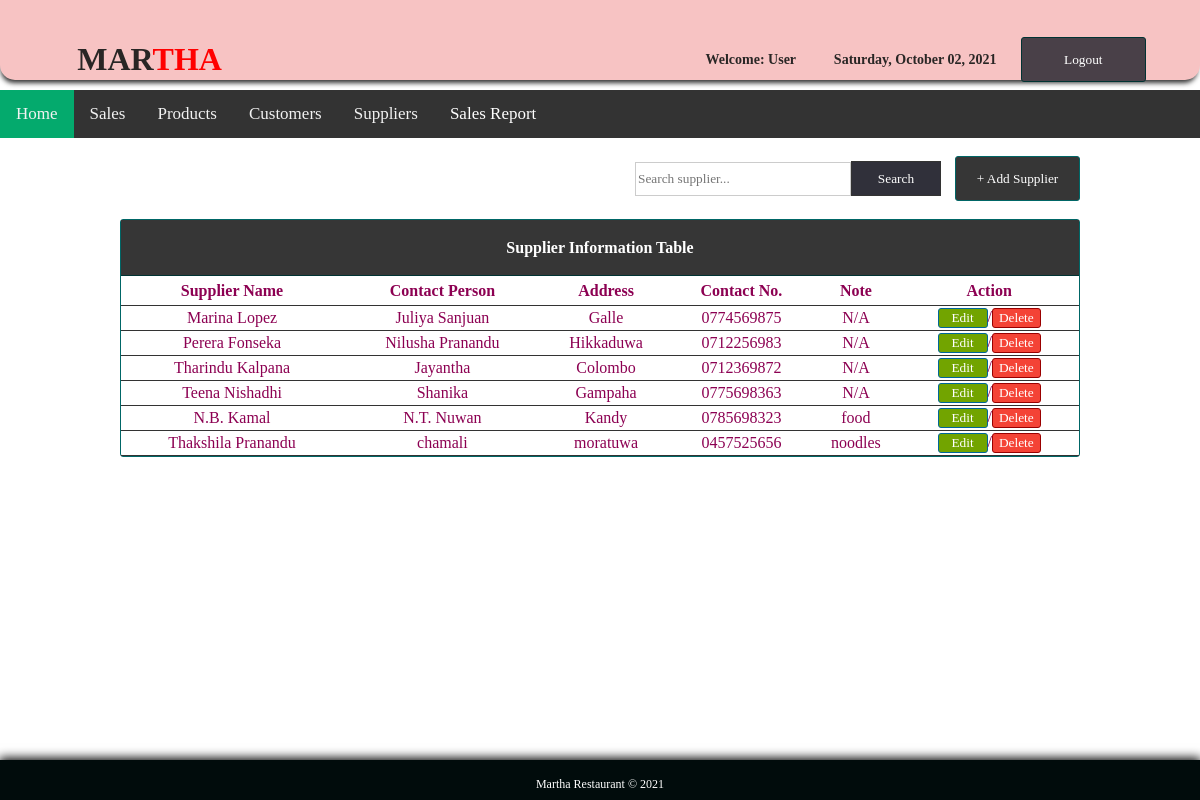
The app's page /supplier.php (signed in) with its own data.
### tables this page shows
CREATE TABLE `supplier` (
  `id` int(11) NOT NULL,
  `suppliername` varchar(100) NOT NULL,
  `contactperson` varchar(100) NOT NULL,
  `address` varchar(100) NOT NULL,
  `contactno` varchar(11) NOT NULL,
  `note` varchar(200) NOT NULL
);

### supplier.php (the view, shortened to what this page needs)
<!DOCTYPE html PUBLIC "-//W3C//DTD XHTML 1.0 Transitional//EN" "http://www.w3.org/TR/xhtml1/DTD/xhtml1-transitional.dtd">
<html xmlns="http://www.w3.org/1999/xhtml">
<head>
</head>
<link rel="stylesheet" type="text/css" href="css/css1.css">
<body>
<div id="container">
<div id="header">
<table cellspacing="0" width="100%" border="0" cellpadding="20px">
<tr>
	<td width="56%">
    <table width="41%" border="0" cellspacing="0" cellpadding="0">
	  <tr>
	  <th scope="col"><h1>MAR<span style="color:red;">THA</span></h1></th>
	    </tr>
	  </table></td>
    <td style="font-size:14px;">
      <table width="93%" border="0" cellspacing="0" cellpadding="0">
        <tr>
        	<th scope="col">Welcome: <?php echo $_SESSION['access'];?></th>
          	<th scope="col"><?php
			$Today = date('y:m:d',time());
			$new = date('l, F d, Y', strtotime($Today));
			echo $new;
			?></th>
          	<th scope="col" width="20px"><a href="logout.php">
            <input type="button" id="btnadd" value="Logout" align="middle" />
          	</a></th>
        </tr>
  </table></td>
    </tr>
</table>
</div>
<br><br><br><br><br>
<div class="topnav" id="myTopnav">
  <a href="index.php" class="active">Home</a>
  <a href="sales.php">Sales</a>
  <a href="products.php">Products</a>
  <a href="customers.php">Customers</a>
  <a href="supplier.php">Suppliers</a>
  <div class="dropdown">
    <button class="dropbtn">Sales Report
    </button>
  </div>
</div>
<br>
<table width="80%" border="0" align="center" cellpadding="0" cellspacing="0">
      <tr>
        <td width="750" align="right">
        <form action="result_supplier.php" method="get" ecntype="multipart/data-form">
        <input type="text" name="query" style="border:1px solid #CCC; color: #333; width:210px; height:30px; font-family: 'Comic Sans MS', cursive;" placeholder="Search supplier..." /><input type="submit" id="btnsearch" value="Search" name="search" />
        </form>
        </td>
        <td width="127" height="37" align="right">
        <a href="javascript:void(0)" onclick="toggle_visibility('popup-box1')"><input type="button" style="border:1px solid #066; background:#363636; height:45px; width:125px; color:#FFF; border-radius:3px; font-family:'Comic Sans MS', cursive;" value="+ Add Supplier" /></a></td>
      </tr>
    </table></th>
  <br>
  <tr>
    <td>
    <table border="0" cellpadding="0" cellspacing="0" align="center" width="80%" style="border:1px solid #066; color:#8c0052; border-radius:3px;">
     <tr>
     <th colspan="6" align="center" height="55px" style="border-bottom:1px solid #033; background: #363636; color:#FFF;"> Supplier Information Table</th>
    </tr>
      <tr height="30px">
        <th style="border-bottom:1px solid #333;"> Supplier Name </th>
        <th style="border-bottom:1px solid #333;"> Contact Person </th>
        <th style="border-bottom:1px solid #333;"> Address </th>
        <th style="border-bottom:1px solid #333;"> Contact No. </th>
        <th style="border-bottom:1px solid #333;"> Note </th>
        <th style="border-bottom:1px solid #333;"> Action </th>
      </tr>
       <?php
require('config.php');
$query="SELECT * FROM supplier";
$result=mysqli_query($db_link, $query);
while ($row=mysqli_fetch_array($result)){?>
      <tr align="center" style="height:25px">
      	<td style="border-bottom:1px solid #333;"> <?php echo $row['suppliername']; ?> </td>
        <td style="border-bottom:1px solid #333;"> <?php echo $row['contactperson']; ?> </td>
        <td style="border-bottom:1px solid #333;"> <?php echo $row['address']; ?> </td>
        <td style="border-bottom:1px solid #333;"> <?php echo $row['contactno']; ?> </td>
        <td style="border-bottom:1px solid #333;"> <?php echo $row['note']; ?> </td>
        <td style="border-bottom:1px solid #333;">
        <a href="edit_supplier.php?id=<?php echo md5($row['id']);?>"><input type="button" value="Edit" style="width:50px; height:20; color:#FFF; background:#72a400; font-family:'Comic Sans MS', cursive; border:1px solid #069; border-radius:3px;"></a>/<a href="delete_supplier.php?id=<?php echo md5($row['id']);?>"><input type="button" value="Delete" style="width:15; height:20; color:#FFF; font-family:'Comic Sans MS', cursive; background: #f44336; border:1px solid #900; border-radius:3px;"></a>
        </td>
      </tr>
   <?php
}?>
    </table>
  </td>
  </tr>
<br><br><br>
<div id="footer">
<table border="0" cellpadding="15px" align="center"; style="size: 12px; font-family: 'Comic Sans MS', cursive; color: #FFF; font-size: 12px;">
<tr>
	<td>
  Martha Restaurant &copy; 2021
    </td>
</tr>
</table>
</div>
</div>
</body>
</html>

### css/css1.css (style rules this page uses)
html { font-family: "Comic sans MS", cursive; color: rgb(41, 38, 37); height:100%; margin:0; padding:0; -webkit-background-size: cover; -moz-background-size: cover; -o-background-size: cover; background-size: cover; }
body { margin:0; font-size:16px; height:100%; margin:0; padding:0; background:url(../images/bg_food.jpg) no-repeat center fixed; -webkit-background-size: cover; -moz-background-size: cover; -o-background-size: cover; background-size: cover; }
#container { height:100px; width: auto; margin:0 auto; }
#header { box-shadow: -1px 5px 5px -2px #333333; position:fixed; width:100%; height:80px; border-radius:0px 0px 15px 15px; background-color:rgb(247, 195, 195); }
#footer { clear: both; background: rgb(1, 12, 12); height: 40px; width: 100%; position: fixed; left: 0px; bottom: 0px; text-align: center; box-shadow:0px -1px 10px 1px #000; }
#btnsearch { border:1px solid #333; background: rgb(48, 48, 58); height:35px; width:90px; color: #FFF; font-family:"Comic Sans MS", cursive; }
#btnadd { border:1px solid #033; background: rgb(73, 64, 72); border-radius:3px; height:45px; width:125px; color: #FFF; font-family:"Comic Sans MS", cursive; }
a:link { color:#FFF; text-decoration: none; }
table { border-radius:3px; text-align: center; }
.topnav { overflow: hidden; background-color: #333; }
.topnav a { float: left; display: block; color: #f2f2f2; text-align: center; padding: 14px 16px; text-decoration: none; font-size: 17px; }
.active { background-color: #04AA6D; color: white; }
.dropdown { float: left; overflow: hidden; }
.dropdown .dropbtn { font-size: 17px; border: none; outline: none; color: white; padding: 14px 16px; background-color: inherit; font-family: inherit; margin: 0; }

### records on screen
supplier: suppliername "Marina Lopez", contactperson "Juliya Sanjuan", address "Galle", contactno "0774569875", note "N/A"
supplier: suppliername "Perera Fonseka", contactperson "Nilusha Pranandu", address "Hikkaduwa", contactno "0712256983", note "N/A"
supplier: suppliername "Tharindu Kalpana", contactperson "Jayantha", address "Colombo", contactno "0712369872", note "N/A"
supplier: suppliername "Teena Nishadhi", contactperson "Shanika", address "Gampaha", contactno "0775698363", note "N/A"
supplier: suppliername "N.B. Kamal", contactperson "N.T. Nuwan", address "Kandy", contactno "0785698323", note "food"
supplier: suppliername "Thakshila Pranandu", contactperson "chamali", address "moratuwa", contactno "0457525656", note "noodles"

### other values on screen
$_SESSION['access'] "User"
